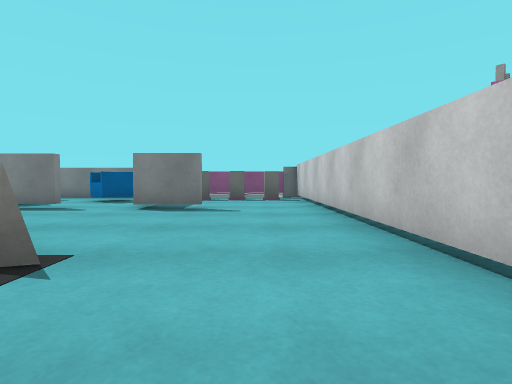
view 1 (above)

20 first-person views from a walk through a 3-D level made in the Unity game engine. The camera is 0.56 m above the floor, tilts 2° down and sees 80° across. The floor is counted in squares, 1 m on a side. Each view is taken from the middle of a square. On the plan, view 1 faces up. The plan holds only what a view shows up to about 9 squares ahead; the rest is blank. The player character is not drawn. Some animated figures are not drawn. Some surface patterns are stand-ins.

view 2
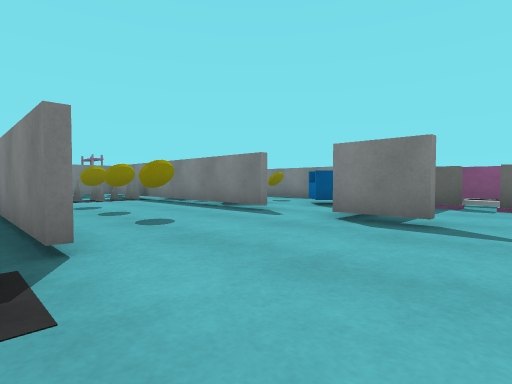

view 3
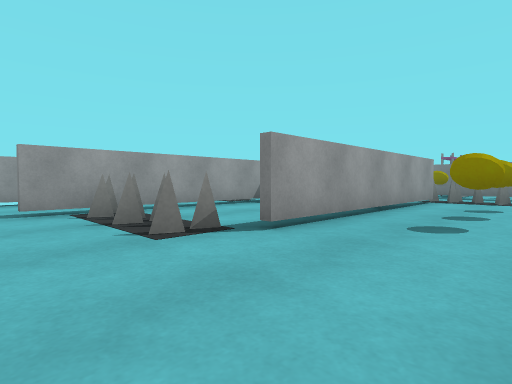

view 4
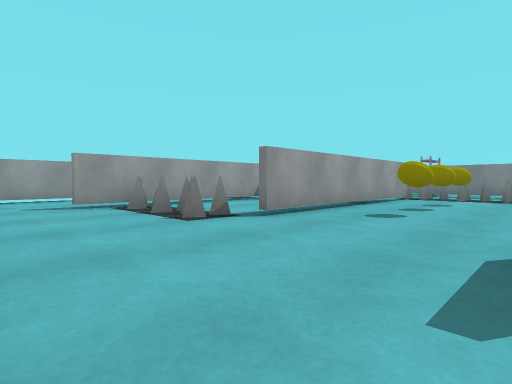

view 5
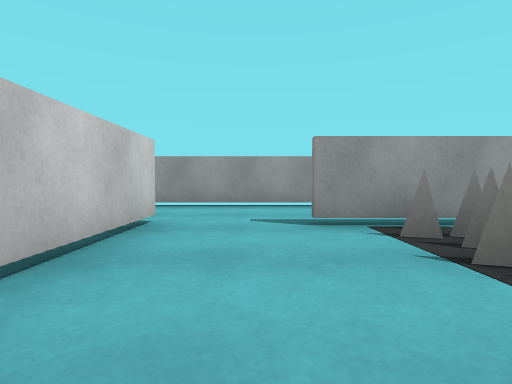

view 6
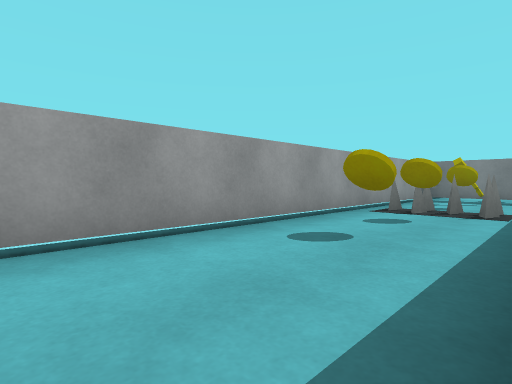

view 7
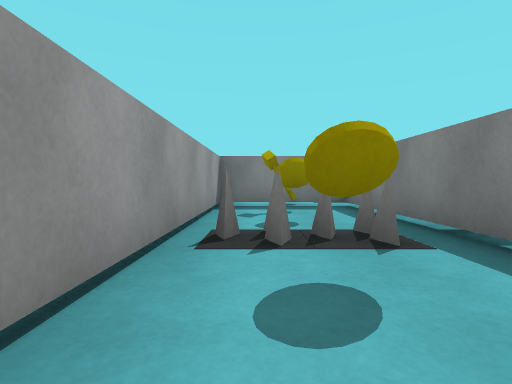

view 8
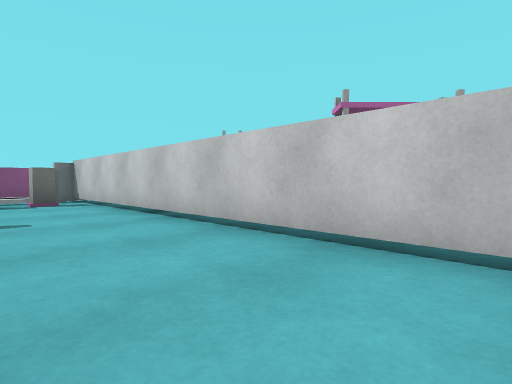

view 9
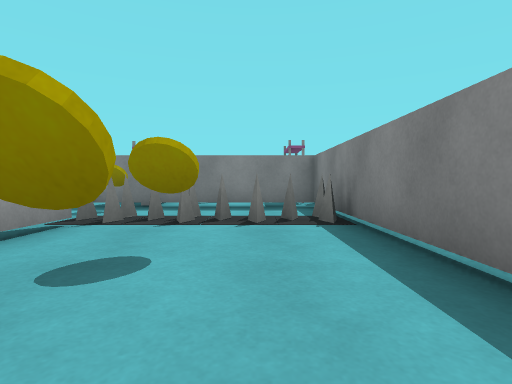

view 10
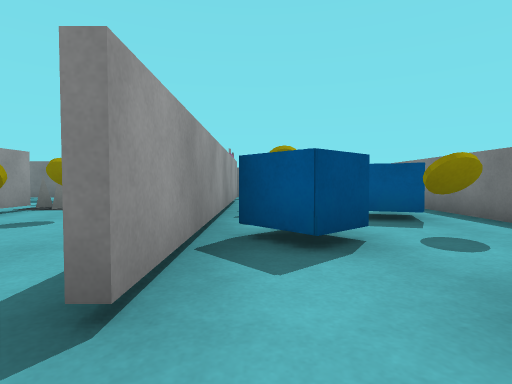

view 11
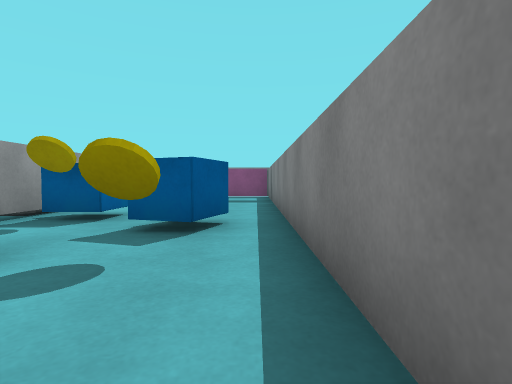

view 12
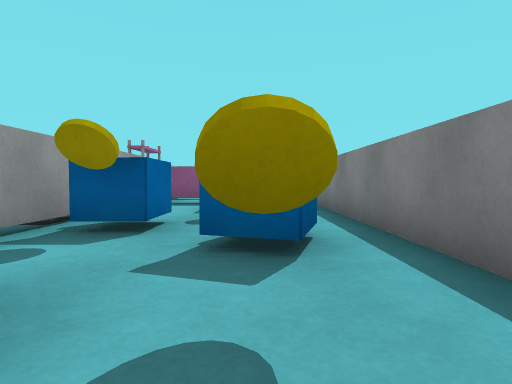

view 13
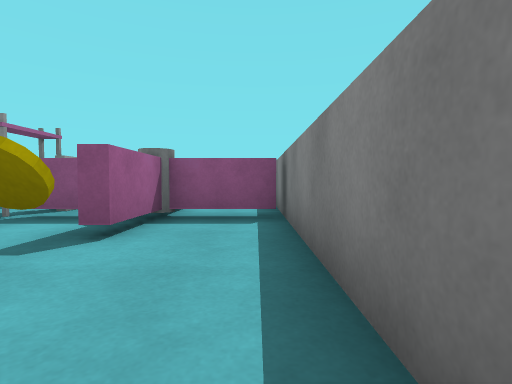

view 14
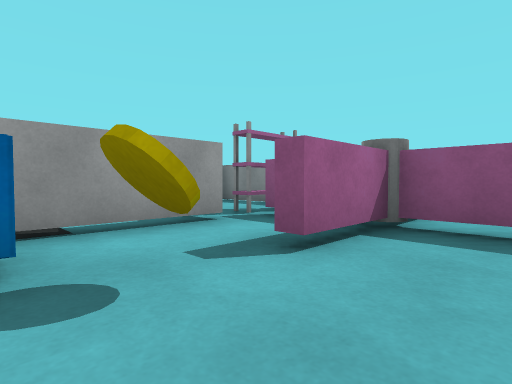

view 15
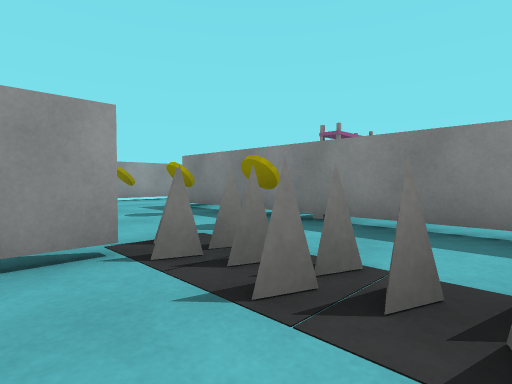

view 16
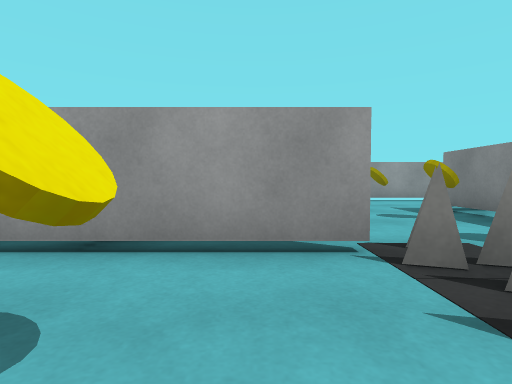

view 17
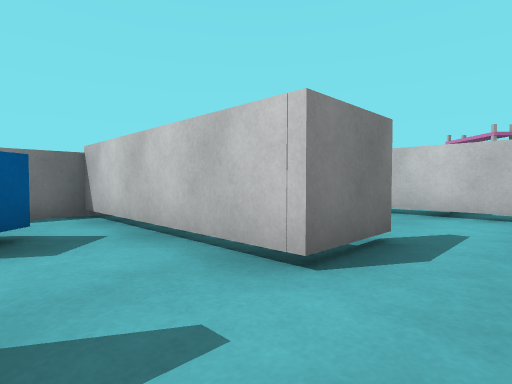

view 18
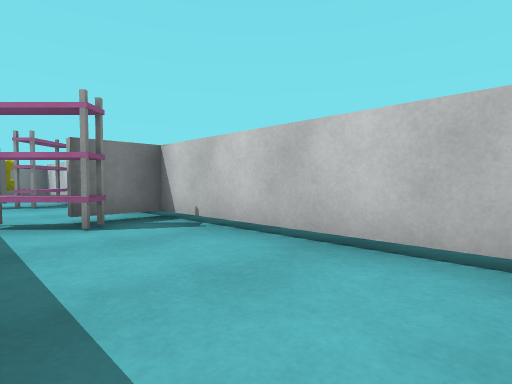

view 19
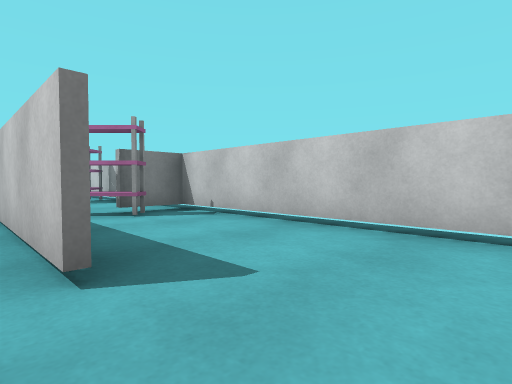

view 20
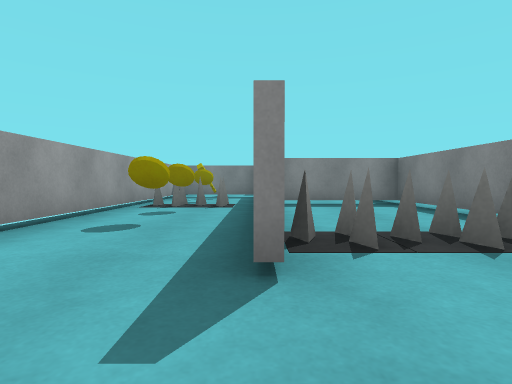

### Floor plan
Ten units are one square. View 1 is at (0, 0); x grows to the right and y downward. Boxes are objects, and circles mark ways between rooms. Rooms are numbered by the first view taken in them; rooms with no view inside come last. Other rooms are left out.
<svg viewBox="-143 -130 191 173">
<path fill="none" stroke="#000" d="M-25 -25 -65 -25 -65 4M-41 -63 -117 -63 -117 -16M-10 -61 -25 -61M-52 10 -74 10M-60 8 -6 8M-85 -26 -25 -26M14 12 14 -101M-74 38 22 38M-25 -61 -25 -105 -138 -105M-119 -65 -41 -65M-127 -76 -127 -65M-127 -104 -127 -86 -109 -86M43 28 43 -15M43 -25 34 -25M-117 -16 -117 9M-74 10 -99 10 -99 38 -74 38M-131 38 -112 38"/>
<rect x="-115" y="-25" width="10" height="10" fill="#bbb"><title>yellow coin</title></rect>
<rect x="-105" y="-65" width="20" height="40" fill="#bbb"><title>other object</title></rect>
<rect x="-85" y="15" width="20" height="10" fill="#bbb"><title>yellow coin</title></rect>
<rect x="-75" y="-45" width="10" height="10" fill="#bbb"><title>yellow coin</title></rect>
<rect x="-65" y="25" width="10" height="10" fill="#bbb"><title>other object</title></rect>
<rect x="-65" y="15" width="10" height="10" fill="#bbb"><title>other object</title></rect>
<rect x="-65" y="-45" width="10" height="10" fill="#bbb"><title>yellow coin</title></rect>
<rect x="-55" y="15" width="10" height="10" fill="#bbb"><title>yellow coin</title></rect>
<rect x="-45" y="-45" width="10" height="10" fill="#bbb"><title>yellow coin</title></rect>
<rect x="-35" y="15" width="10" height="10" fill="#bbb"><title>yellow coin</title></rect>
<rect x="-25" y="5" width="10" height="10" fill="#bbb"><title>other object</title></rect>
<rect x="-25" y="-5" width="10" height="10" fill="#bbb"><title>other object</title></rect>
<rect x="-25" y="-15" width="10" height="10" fill="#bbb"><title>other object</title></rect>
<rect x="-25" y="-25" width="10" height="10" fill="#bbb"><title>other object</title></rect>
<rect x="-25" y="-125" width="40" height="20" fill="#bbb"><title>other object</title></rect>
<rect x="-15" y="-95" width="20" height="10" fill="#bbb"><title>other object</title></rect>
<rect x="-105" y="-95" width="10" height="10" fill="#bbb"><title>yellow coin</title></rect>
<rect x="-95" y="-85" width="10" height="20" fill="#bbb"><title>other object</title></rect>
<rect x="-85" y="-85" width="10" height="20" fill="#bbb"><title>yellow coin</title></rect>
<rect x="-85" y="-95" width="20" height="10" fill="#bbb"><title>other object</title></rect>
<rect x="-75" y="-85" width="20" height="20" fill="#bbb"><title>other object</title></rect>
<rect x="-65" y="-95" width="10" height="10" fill="#bbb"><title>yellow coin</title></rect>
<rect x="-45" y="-95" width="10" height="20" fill="#bbb"><title>other object</title></rect>
<rect x="-115" y="-15" width="10" height="20" fill="#bbb"><title>yellow coin</title></rect>
<rect x="-95" y="15" width="10" height="10" fill="#bbb"><title>key</title></rect>
<rect x="-115" y="15" width="10" height="10" fill="#bbb"><title>yellow coin</title></rect>
<circle cx="-35" cy="-60" r="3" fill="#2a7"/>
<circle cx="20" cy="25" r="3" fill="#2a7"/>
<circle cx="-105" cy="-20" r="3" fill="#2a7"/>
<circle cx="-110" cy="10" r="3" fill="#2a7"/>
<text x="-30" y="-40">1</text>
<text x="-70" y="-80">2</text>
<text x="30" y="10">3</text>
<text x="-100" y="0">4</text>
<text x="-90" y="20">5</text>
<text x="-120" y="20">6</text>
</svg>
Room 1 opens to room 2. Room 1 opens to room 3. Room 1 opens to room 4. Room 4 opens to room 6.

Where each view was taken, in squares from view 1:
view 1: 0 up, 0 right, facing up
view 2: 2 up, 0 right, facing up-left
view 3: 5 up, 0 right, facing down-left
view 4: 6 up, 1 right, facing down-left
view 5: 3 up, 0 right, facing down
view 6: 1 down, 0 right, facing down-left
view 7: 3 down, 3 left, facing left
view 8: 1 up, 1 left, facing up-right
view 9: 5 up, 5 left, facing left
view 10: 7 up, 3 left, facing left
view 11: 10 up, 4 left, facing left
view 12: 9 up, 5 left, facing left
view 13: 10 up, 8 left, facing left
view 14: 10 up, 9 left, facing down-left
view 15: 5 up, 8 left, facing down-left
view 16: 5 up, 8 left, facing down
view 17: 5 up, 4 left, facing up-right
view 18: 2 down, 2 right, facing up-right
view 19: 3 down, 1 right, facing up-right
view 20: 1 down, 1 right, facing left
